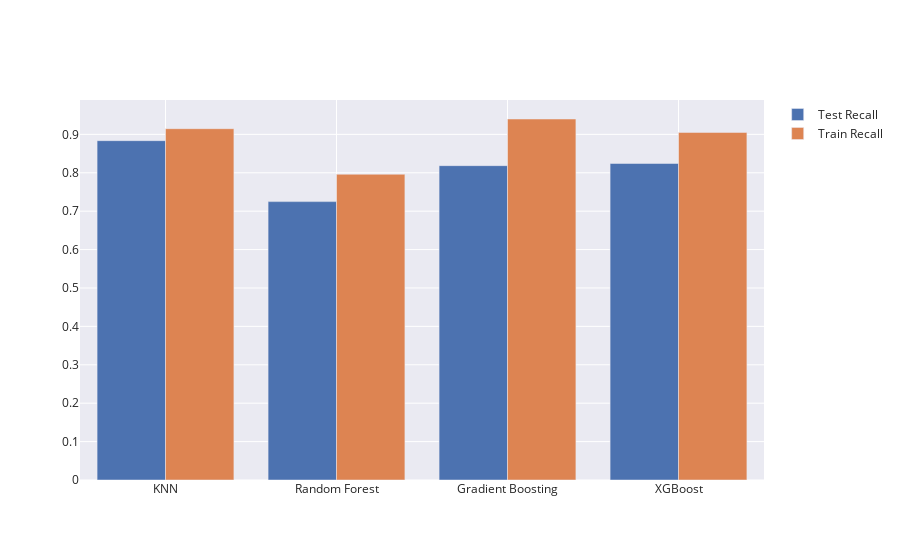

Notebook source saved alongside this figure:
### Code cell
fig = go.Figure(data=[
    go.Bar(name='Test Recall', x=all_scores_df.model, y=all_scores_df.test_recall),
    go.Bar(name='Train Recall', x=all_scores_df.model, y=all_scores_df.train_recall)
])
# Change the bar mode
fig.update_layout(barmode='group')
fig.show()

### Figure 1 — Plotly figure (JSON) as saved in the notebook; plotly's stock layout.template omitted (floating-point values rounded to 4 significant figures)
{"data": [{"name": "Test Recall", "type": "bar", "x": ["KNN", "Random Forest", "Gradient Boosting", "XGBoost"], "y": [0.8836, 0.7249, 0.8186, 0.8243]}, {"name": "Train Recall", "type": "bar", "x": ["KNN", "Random Forest", "Gradient Boosting", "XGBoost"], "y": [0.9148, 0.7962, 0.9401, 0.9051]}], "layout": {"barmode": "group"}}
